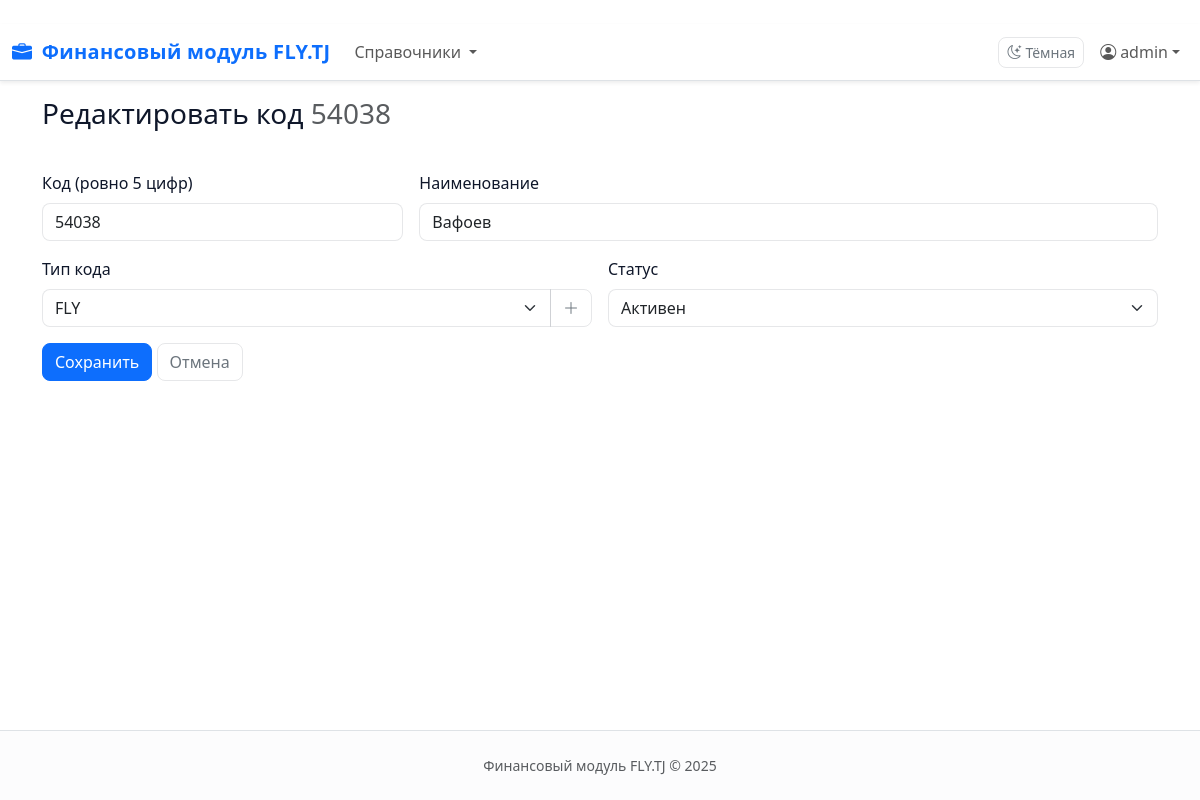
Page /refs/codes/2/edit (signed in) on the committed database.
### app/models/user.py (models this page shows, shortened)
class User(UserMixin, db.Model, PKMixin, TimestampMixin):
    __tablename__ = "users"
    username: Mapped[str] = mapped_column(String(64), unique=True, nullable=False, index=True)
    email: Mapped[str | None] = mapped_column(String(120), unique=True)
    password_hash: Mapped[str] = mapped_column(String(255), nullable=False)
    is_active: Mapped[bool] = mapped_column(Boolean, default=True, nullable=False)
    role_id: Mapped[int | None] = mapped_column(Integer, db.ForeignKey("roles.id"))
    role = relationship("Role", back_populates="users", lazy="joined")

### app/models/ref_codes.py (models this page shows, shortened)
class RefCode(db.Model):
    __tablename__ = "ref_codes"
    id = db.Column(db.Integer, primary_key=True)
    code = db.Column(db.String(5), nullable=False, unique=True, index=True)
    name = db.Column(db.String(128), nullable=False)
    type_id = db.Column(db.Integer, db.ForeignKey("code_types.id", ondelete="RESTRICT"), nullable=False)
    type = db.relationship("CodeType", backref=db.backref("codes", lazy="dynamic"))
    status = db.Column(db.Enum("active", "inactive", name="refcode_status"), nullable=False, default="active")
    created_at = db.Column(db.DateTime, default=datetime.utcnow, nullable=False)
    updated_at = db.Column(db.DateTime, default=datetime.utcnow, onupdate=datetime.utcnow, nullable=False)
    __table_args__ = (
        UniqueConstraint("code", name="uq_ref_codes_code"),
        CheckConstraint("length(code) = 5", name="ck_ref_codes_code_len5"),
    )

### app/blueprints/refs/routes.py (the view, shortened to what this page needs)
@bp.route("/codes/<int:item_id>/edit", methods=["GET", "POST"])
@login_required
def codes_edit(item_id: int):
    item = RefCode.query.get_or_404(item_id)
    form = RefCodeForm(obj=item)
    form.set_type_choices()
    return render_template("refs/codes_edit.html", form=form, item=item)

### app/blueprints/refs/forms.py
class RefCodeForm(FlaskForm):
    code = StringField(
        "Код (ровно 5 цифр)",
        validators=[
            DataRequired(),
            Length(min=5, max=5, message="Ровно 5 символов"),
            Regexp(r"^\d{5}$", message="Допускаются только цифры"),
        ],
        render_kw={"placeholder": "например, 12045", "inputmode": "numeric", "maxlength": 5},
    )
    name = StringField("Наименование", validators=[DataRequired(), Length(max=128)])
    type_id = SelectField("Тип кода", coerce=int, validators=[DataRequired()])
    status = SelectField(
        "Статус",
        choices=[("active", "Активен"), ("inactive", "Не активен")],
        default="active",
        validators=[DataRequired()],
    )
    submit = SubmitField("Сохранить")
    def set_type_choices(self):
        self.type_id.choices = [(t.id, t.name) for t in CodeType.query.order_by(CodeType.name.asc()).all()]

### app/blueprints/core/routes.py (called while the page is built)
@bp.app_context_processor
def inject_helpers():
    return {"safe_url": _safe_url}

### app/blueprints/refs/templates/refs/codes_edit.html (shortened to what this page needs)
﻿{% extends "base.html" %}
{% block content %}
<div class="container py-3">
  <h3 class="mb-3">Редактировать код <span class="text-muted">{{ item.code }}</span></h3>
  {% include "refs/_code_form.html" %}
</div>
{% endblock %}

### app/templates/base.html (shortened to what this page needs)
﻿<!doctype html>
<html lang="ru" data-theme="light" data-bs-theme="light">
  <head>
    <link
      href="https://cdn.jsdelivr.net/npm/bootstrap@5.3.3/dist/css/bootstrap.min.css"
      rel="stylesheet"
    />
    <link
      href="https://cdn.jsdelivr.net/npm/bootstrap-icons@1.11.3/font/bootstrap-icons.min.css"
      rel="stylesheet"
    />
    <link
      href="{{ url_for('static', filename='css/theme.css') }}"
      rel="stylesheet"
    />
  </head>
  <body class="d-flex flex-column min-vh-100 {% if not current_user.is_authenticated %}bg-light{% endif %}">
    {% if current_user.is_authenticated %}
      <nav class="navbar navbar-expand-lg navbar-light bg-white border-bottom sticky-top shadow-sm" role="navigation" aria-label="Главная навигация">
        <div class="container-xxl">
          <a class="navbar-brand fw-bold text-primary" href="{{ url_for('core.dashboard') }}" aria-label="На дашборд">
            <i class="bi bi-briefcase-fill me-1"></i> Финансовый модуль FLY.TJ
          </a>
          <div class="collapse navbar-collapse" id="navbarMain">
            <ul class="navbar-nav me-auto mb-2 mb-lg-0">
              <li class="nav-item dropdown">
                <a class="nav-link dropdown-toggle" href="#" role="button" data-bs-toggle="dropdown" aria-expanded="false">
                  Справочники
                </a>
              </li>
            </ul>
            <ul class="navbar-nav ms-auto align-items-center gap-2">
              <li class="nav-item">
                <button
                  id="themeToggle"
                  type="button"
                  class="btn btn-sm btn-outline-secondary d-flex align-items-center"
                  aria-label="Переключить тему"
                >
                </button>
              </li>
              <li class="nav-item dropdown">
                <a
                  class="nav-link dropdown-toggle d-flex align-items-center"
                  href="#"
                  role="button"
                  data-bs-toggle="dropdown"
                  aria-expanded="false"
                >
                  <i class="bi bi-person-circle me-1"></i>
                  {{ current_user.username or 'Пользователь' }}
                </a>
              </li>
            </ul>
          </div>
        </div>
      </nav>
    {% endif %}
    <main class="flex-grow-1">
      {% block content %}{% endblock %}
    </main>
    <footer class="py-4 text-center text-muted small border-top bg-light-subtle mt-auto">
      Финансовый модуль FLY.TJ &copy; {{ current_year or 2025 }}
    </footer>
  </body>
</html>

### app/blueprints/refs/templates/refs/_code_form.html (shortened to what this page needs)
﻿<form method="post" novalidate>
  <div class="row g-3">
    <div class="col-12 col-md-4">
      <label class="form-label">{{ form.code.label }}</label>
      {{ form.code(class="form-control") }}
    </div>
    <div class="col-12 col-md-8">
      <label class="form-label">{{ form.name.label }}</label>
      {{ form.name(class="form-control") }}
    </div>
    <div class="col-12 col-md-6">
      <label class="form-label">{{ form.type_id.label }}</label>
      <div class="input-group">
        {{ form.type_id(class="form-select", id="type_id") }}
        <button type="button" class="btn btn-outline-secondary" data-bs-toggle="modal" data-bs-target="#quickTypeModal">
          <i class="bi bi-plus-lg"></i>
        </button>
      </div>
    </div>
    <div class="col-12 col-md-6">
      <label class="form-label">{{ form.status.label }}</label>
      {{ form.status(class="form-select") }}
    </div>
    <div class="col-12">
      {{ form.submit(class="btn btn-primary") }}
      <a href="{{ url_for('refs.codes_list') }}" class="btn btn-outline-secondary">Отмена</a>
    </div>
  </div>
</form>

### app/static/css/theme.css (style rules this page uses)
*, *::before, *::after { box-sizing: border-box; }
html { scroll-behavior: smooth; }
body { -webkit-font-smoothing: antialiased; -moz-osx-font-smoothing: grayscale; color: var(--ink-900); background: var(--bg-card); }
a { text-decoration: none; transition: color .15s ease-in-out; }
.container-xxl { max-width: 1320px; }
.btn { border-radius: var(--radius-sm); transition: all .15s ease-in-out; }
.btn-outline-secondary { border-color: var(--line-200); }
.form-control, .form-select { border-radius: var(--radius-sm); border-color: var(--line-200); background-clip: padding-box; }
.navbar { border-bottom: var(--hairline); background: #fff; box-shadow: var(--shadow-sm); }
.navbar-brand { letter-spacing: .3px; font-weight: 600; }

### rows in the picture
User: username "admin"
RefCode: code "54038", name "Вафоев", type_id "FLY", status "Активен"
